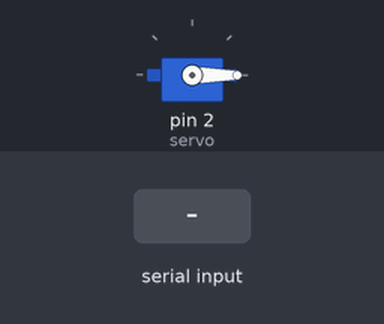
Bench run of a sketch on a simulated Arduino Uno, built with avr-gcc and run on an emulated ATmega328P. On the bench: servo. The inputs (shaded band) are chosen by the test bench. What the sketch prints to the serial monitor is not drawn.

Above: at 1.2 s.
1.3 s: "90,45\n" received over Serial
At 2.7 s:
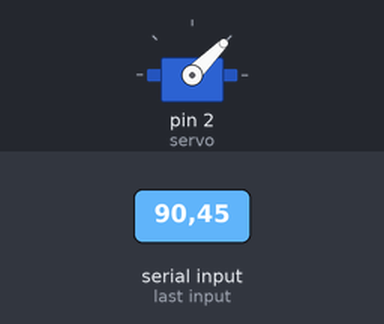
3.0 s: "30,150\n" received over Serial
At 4.2 s:
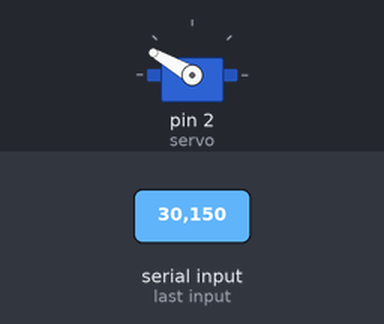
4.6 s: "0\n" received over Serial
At 5.4 s:
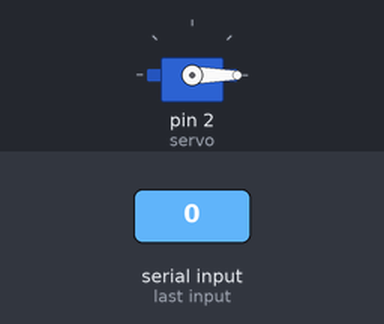
6.2 s: "90\n" received over Serial
At 6.7 s:
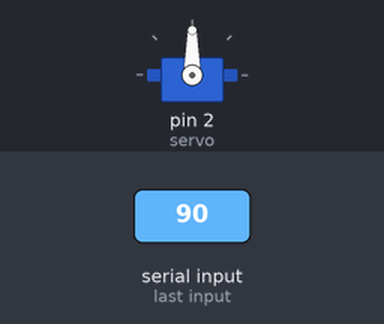
Timing chart, 0 to 8.8 s (numbered marks = the images above; inputs shaded):
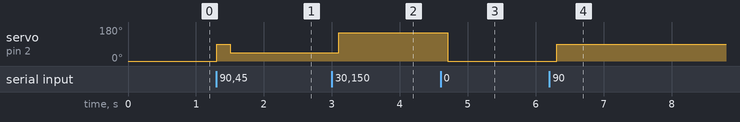

The sketch:

ServoSesuaiInputuser.ino
```cpp
#include <Servo.h>
Servo servo;
int pos = 0;

void setup() {
  // put your setup code here, to run once:
  servo.attach(2);
  Serial.begin(9600);
  Serial.println("Masukkan Angka 0 - 180 : ");
}

void loop() {
  servo.write(pos);
  // put your main code here, to run repeatedly:
  while(Serial.available() == 0){}
  int no = Serial.parseInt();
  if(no >= 0 && no <= 180){
    while(Serial.available()==1){
      pos = no;
      servo.write(pos);
      delay(200);
    }
  }
  else{
    while(Serial.available() == 1){
      Serial.println("Diluar Jangkauan");
      pos = pos;
    }
  }
}
```

Measured:
- after the input at 1.3 s, servo on pin 2 (servo): 0° → 90° at once, → 45° 0.20 s later
- after the input at 3.0 s, servo on pin 2 (servo): 45° → 150° after 0.10 s
- after the input at 4.6 s, servo on pin 2 (servo): 150° → 0° after 0.11 s
- after the input at 6.2 s, servo on pin 2 (servo): 0° → 90° after 0.11 s
